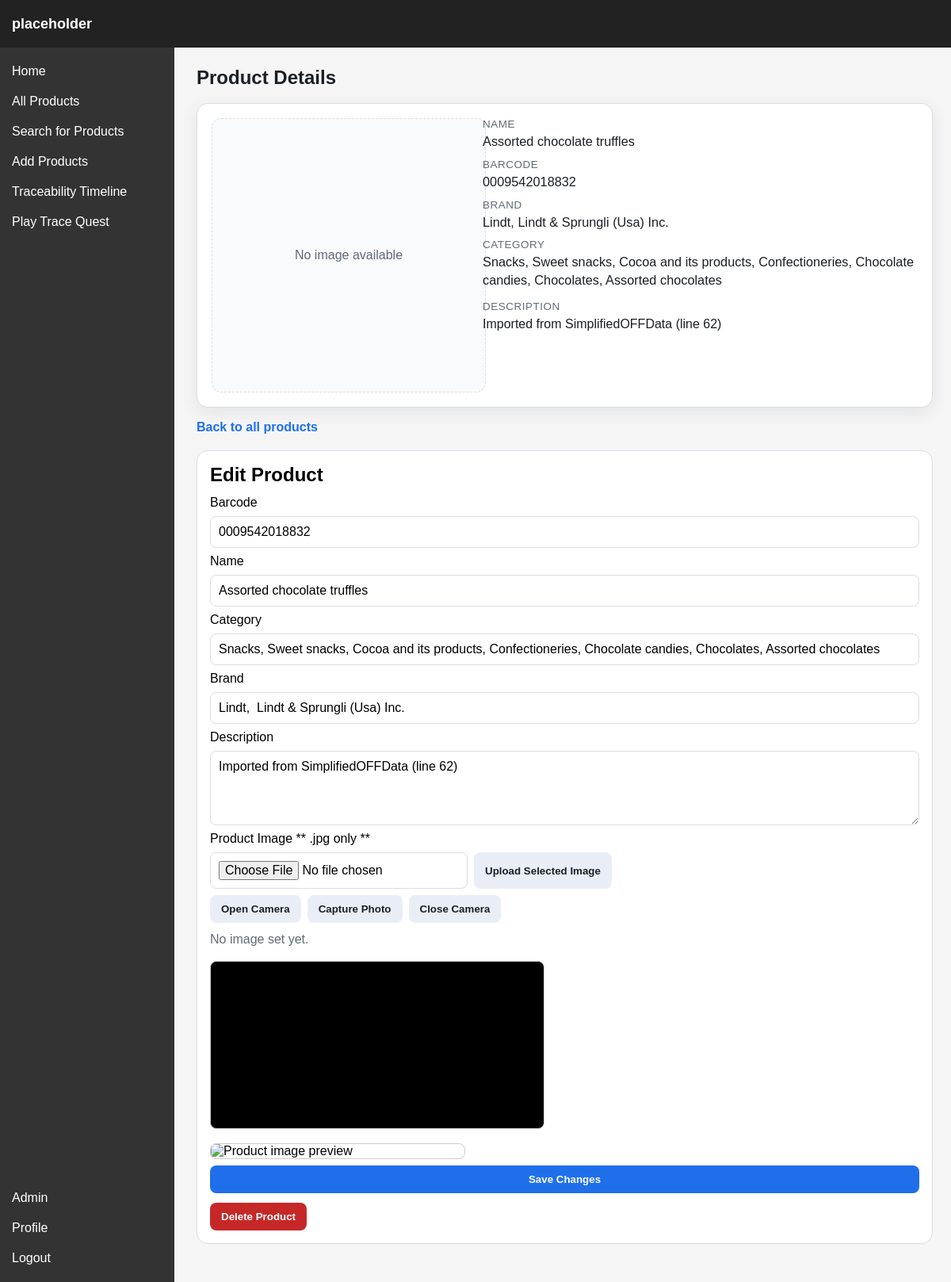
Page /product/0009542018832 (signed in) on the committed database.
### models.py (models this page shows, shortened)
class Product(db.Model):
    __tablename__ = "products"
    barcode = db.Column(db.String(32), primary_key=True)
    name = db.Column(db.String(128), nullable=False)
    category = db.Column(db.String(128), nullable=False)
    brand = db.Column(db.String(128), nullable=False)
    description = db.Column(db.String(512), nullable=False)
    image = db.Column(db.String(256), nullable=True)

### main.py (the view)
@app.route("/product/<barcode>", methods=["GET"])
@login_required
def product_detail(barcode):
    product = db.session.get(Product, barcode)
    if not product:
        return render_template("error.html", message="Product not found")
    return render_template("product_detail.html", barcode = product.barcode, name = product.name, category = product.category,
                            brand = product.brand, description = product.description, image = product.image)

### main.py (called while the page is built)
@login_manager.user_loader
def load_user(user_id):
    return db.session.get(User, int(user_id))

### models.py (called while the page is built)
    @property
    def is_verifier(self):
        return self.role == "verifier"

    @property
    def is_admin(self):
        return self.role == "admin"

### templates/product_detail.html (shortened to what this page needs)
{% extends "base.html" %}
{% block custom_css %}<link rel="stylesheet" href="{{ url_for('static', filename='css/product.css') }}">{% endblock %}
{% block content %}
<section class="product-page">
    <h1>Product Details</h1>
    <article class="product-card">
        <div class="product-image-wrapper">
            {% if image %}
                <img
                    id="product-image"
                    class="product-image"
                    src="{{ image }}"
                    alt="{{ name }} image"
                    loading="lazy">
            {% else %}
                <div id="product-image-fallback" class="product-image-fallback">No image available</div>
            {% endif %}
        </div>
        <div class="product-info">
            <p class="field">
                <span class="label">Name</span>
                <span class="value">{{ name }}</span>
            </p>
            <p class="field">
                <span class="label">Barcode</span>
                <span class="value">{{ barcode }}</span>
            </p>
            <p class="field">
                <span class="label">Brand</span>
                <span class="value">{{ brand }}</span>
            </p>
            <p class="field">
                <span class="label">Category</span>
                <span class="value">{{ category }}</span>
            </p>
            <div class="field description-field">
                <span class="label">Description</span>
                <p id="description" class="description collapsed">{{ description }}</p>
            </div>
        </div>
    </article>
    <div class="page-actions">
        <a class="action-link" href="{{ url_for('product') }}">Back to all products</a>
    </div>
    {% if current_user.is_authenticated and (current_user.is_verifier or current_user.is_admin) %}
    <section class="editor-panel">
        <h2>Edit Product</h2>
        <form class="editor-form" method="POST" action="{{ url_for('edit_product', barcode=barcode) }}">
            <label for="edit-barcode">Barcode</label>
            <input id="edit-barcode" name="barcode" value="{{ barcode }}" required>
            <label for="edit-name">Name</label>
            <input id="edit-name" name="name" value="{{ name }}" required>
            <label for="edit-category">Category</label>
            <input id="edit-category" name="category" value="{{ category }}" required>
            <label for="edit-brand">Brand</label>
            <input id="edit-brand" name="brand" value="{{ brand }}" required>
            <label for="edit-description">Description</label>
            <textarea id="edit-description" name="description" rows="4" required>{{ description }}</textarea>
            <label>Product Image ** .jpg only **</label>
            <div class="image-edit-tools">
                <input id="edit-image-file" type="file" accept="image/*">
                <button id="upload-image-file" type="button" class="secondary-button">Upload Selected Image</button>
            </div>
            <div class="image-edit-tools">
                <button id="start-edit-photo-camera" type="button" class="secondary-button">Open Camera</button>
                <button id="capture-edit-photo" type="button" class="secondary-button">Capture Photo</button>
                <button id="stop-edit-photo-camera" type="button" class="secondary-button">Close Camera</button>
            </div>
            <p id="edit-image-status" class="image-status">
                {% if image %}Current image is set.{% else %}No image set yet.{% endif %}
            </p>
            <div class="scanner">
                <video id="edit-photo-preview" autoplay muted playsinline></video>
            </div>
            <img id="edit-captured-image" class="captured-image" src="{{ image or '' }}" alt="Product image preview" {% if not image %}hidden{% endif %}>
            <button type="submit" class="primary-button">Save Changes</button>
        </form>
        <form method="POST" action="{{ url_for('delete_product', barcode=barcode) }}" onsubmit="return confirm('Delete this product? This cannot be undone.');">
            <button type="submit" class="danger-button">Delete Product</button>
        </form>
    </section>
    {% endif %}
</section>
{% endblock %}

### static/css/base.css (style rules this page uses)
body { margin: 0; font-family: Arial, sans-serif; height: 100vh; }

### static/css/product.css (style rules this page uses)
:root { --card-bg: #ffffff; --border-color: #d9dde5; --text-main: #1b1f24; --text-muted: #5f6b7a; --accent: #1f6feb; --accent-hover: #195bcc; }
.product-page { max-width: 980px; margin: 24px auto; padding: 0 8px 24px; }
.product-page h1 { color: var(--text-main); margin-bottom: 18px; }
.product-card { display: grid; grid-template-columns: minmax(220px, 320px) 1fr; gap: 22px; background: var(--card-bg); border: 1px solid var(--border-color); border-radius: 14px; padding: 18px; box-shadow: 0 6px 20px rgba(16, 24, 40, 0.08); }
.product-image-wrapper { width: 100%; }
.product-image-fallback { display: grid; place-items: center; width: 100%; aspect-ratio: 1 / 1; border-radius: 12px; border: 1px dashed var(--border-color); color: var(--text-muted); background: #f8fafc; text-align: center; padding: 12px; }
.product-info { display: flex; flex-direction: column; gap: 10px; }
.field { margin: 0; display: flex; flex-direction: column; gap: 3px; }
.label { color: var(--text-muted); font-size: 0.84rem; letter-spacing: 0.04em; text-transform: uppercase; }
.value { color: var(--text-main); font-size: 1.02rem; line-height: 1.4; word-break: break-word; }
.description-field { margin-top: 4px; }
.description { margin: 0; color: var(--text-main); line-height: 1.55; white-space: pre-line; }
.page-actions { margin-top: 16px; }
.action-link { color: var(--accent); text-decoration: none; font-weight: 600; }
.editor-panel { margin-top: 20px; background: #ffffff; border: 1px solid var(--border-color); border-radius: 14px; padding: 16px; }
.editor-panel h2 { margin-top: 0; margin-bottom: 12px; }
.editor-form { display: grid; gap: 8px; margin-bottom: 12px; }
.editor-form input, .editor-form textarea { border: 1px solid var(--border-color); border-radius: 8px; padding: 10px; font: inherit; }
.image-edit-tools { display: flex; flex-wrap: wrap; gap: 8px; }
.image-status { margin: 4px 0 0; color: var(--text-muted); }
.primary-button, .danger-button, .secondary-button { border: 0; border-radius: 8px; padding: 10px 14px; font-weight: 600; cursor: pointer; }
.primary-button { background: var(--accent); color: #ffffff; }
.secondary-button { background: #e9eef6; color: #1b1f24; }
.danger-button { background: #c62828; color: #ffffff; }
.scanner { position: relative; margin-top: 10px; width: 100%; max-width: 420px; }
.scanner video { display: block; width: 100%; border: 1px solid #ccc; border-radius: 8px; background: #000; }
.captured-image { margin-top: 10px; width: 100%; max-width: 320px; border: 1px solid #ccc; border-radius: 8px; display: block; }

### rows in the picture
Product: name "Assorted chocolate truffles", barcode "0009542018832", brand "Lindt, Lindt & Sprungli (Usa) Inc.", category "Snacks, Sweet snacks, Cocoa and its products, Confectioneries, Chocolate candies, Chocolates, Assorted chocolates", description "Imported from SimplifiedOFFData (line 62)"
